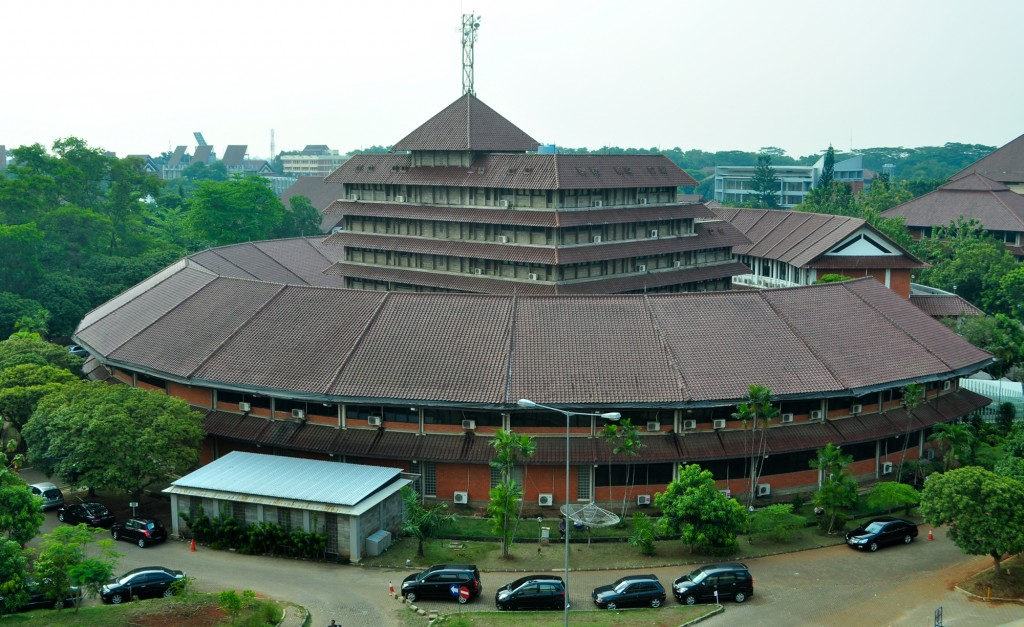
%> input picture images/fasilkom.jpg, 1024 x 627 px
$ octave no1.m   (GNU Octave 9; MATLAB toolbox functions it lacks are replaced by stand-ins)
%> lines starting %> are read from the running program, lines starting %| are printed output that depends on the picture
### blpf.m
function [LPF, FS] = blpf(I, n)
    PQ = paddedsize(size(I));

    % membuat Butterworth lowpass filter
    D0 = n*PQ(1);
    H = lpfilter('btw', PQ(1), PQ(2), D0);

    % menghitung DFT citra
    F=fft2(double(I),size(H,1),size(H,2));

    % Apply lowpass filter
    LPFS = H.*F;

    % convert ke domain spasial
    LPF = real(ifft2(LPFS));
    LPF = LPF(1:size(I,1), 1:size(I,2));

    % Menampilkan fourier spectrum
    Fc=fftshift(F);
    % Fcf=fftshift(LPFS);
    FS=log(1+abs(Fc));
end

### no1.m
clc;
clear;

I_Fasilkom = imread('images/fasilkom.jpg');
%> I_Fasilkom is the input picture: size 627x1024x3 uint8; mean R, G, B 112.9, 129.2, 117.5
I_Fasilkom_Gray = rgb2gray(I_Fasilkom);
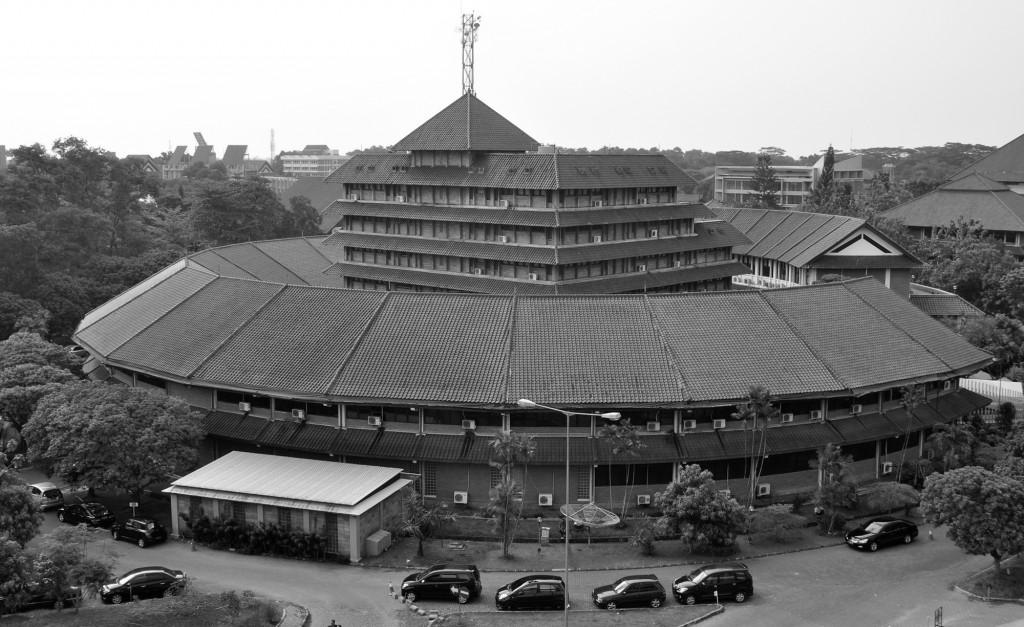
%> I_Fasilkom_Gray: size 627x1024 uint8; min 0, max 255, mean 123

%% Tampilkan Fourier spectrum dari gambar asli!

F = fft2(I_Fasilkom_Gray);
F2=fftshift(F);
F2=abs(F2);
S1=log(1+abs(F2));
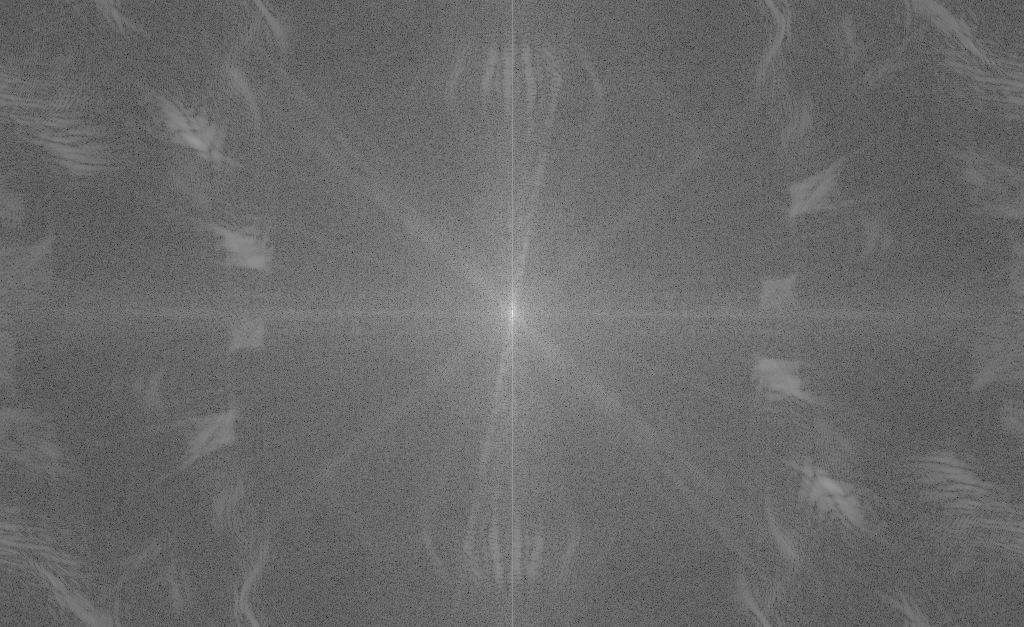
%> S1: size 627x1024 double; min 2.17, max 18.18, mean 8.83; drawn with min black and max white
subplot(1, 3, 1), imshow(I_Fasilkom), title('Image Original');
subplot(1, 3, 2), imshow(F2,[]), title('Fourier Spectrum Before Scaling');
subplot(1, 3, 3), imshow(S1,[]), title('Fourier Spectrum After Scaling');

%% Tampilkan hasil BLPF dan Fourier spectrum dari citra hasil BLPF

[LPF1, S1] = blpf(I_Fasilkom_Gray, 0.05);
%> the run ends on the next line
